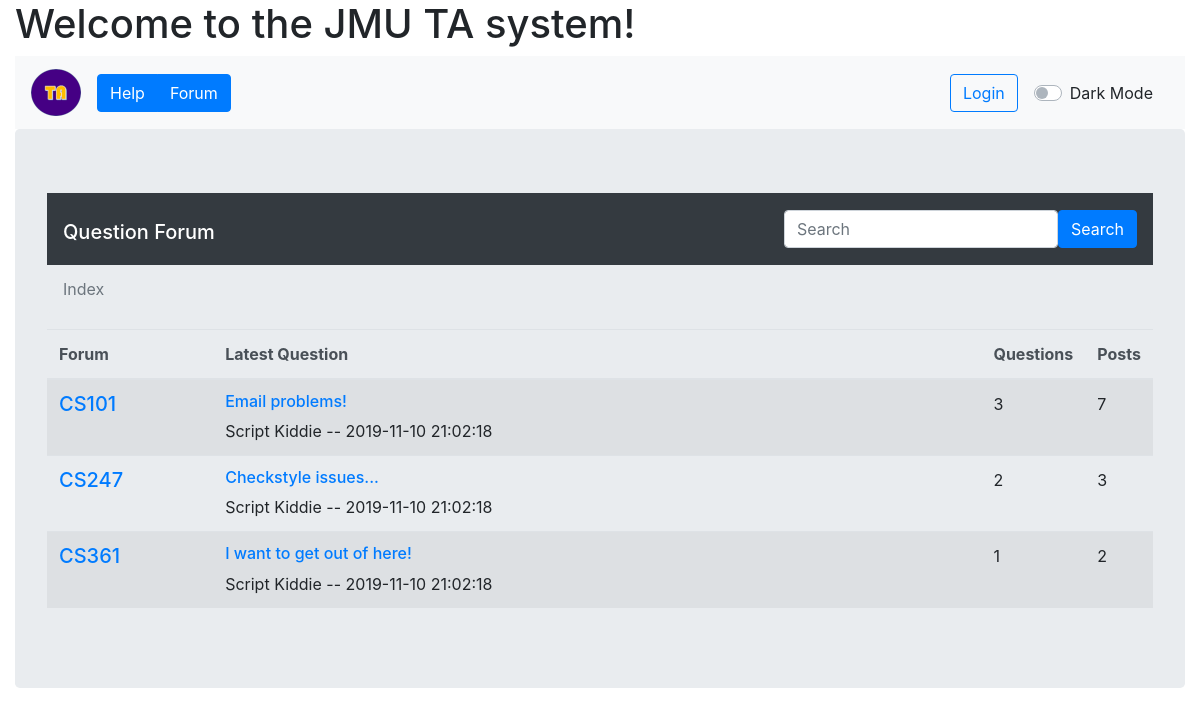
/forum.php, run on the app's committed database.
### tables this page shows
CREATE TABLE classforum
(
  forumID INT NOT NULL AUTO_INCREMENT,
  className TEXT NOT NULL,
  CONSTRAINT ClassForum_ForumID_pk PRIMARY KEY (forumID)
);

CREATE TABLE question
(
  questionID INT NOT NULL AUTO_INCREMENT,
  forumID INT NOT NULL,
  title TEXT NOT NULL,
  details TEXT NOT NULL,
  asked DATETIME NOT NULL DEFAULT NOW(),
  author TEXT,
  CONSTRAINT Question_questionID_pk PRIMARY KEY (questionID),
  CONSTRAINT Question_forumID_fk FOREIGN KEY (forumID) REFERENCES classforum (forumID)
);

### php/forum_index.php (the view, shortened to what this page needs)
<table id="forum_index" class="table table-striped table-responsive">
<thead class="thead-light">
    <tr>
        <th class="col-sm-2">Forum</th>
        <th class="col">Latest Question</th>
        <th class="col">Questions</th>
        <th class="col">Posts</th>
    </tr>
</thead>
<tbody>
    <?php
    $connection = OpenCon();
    $classQuery = "SELECT * FROM classforum";
    $forums = array();
    if ($result = $connection->query($classQuery)) {
        while($item = $result->fetch_assoc()) {
            $forums[] = $item;
        }
    }
    $lastAskedQuery = "SELECT CF.forumID, questionID, title, details, asked, author FROM classforum CF LEFT JOIN question Q1 ON CF.forumID = Q1.forumID WHERE questionID = (SELECT MAX(Q2.questionID) FROM question Q2 WHERE Q1.forumID = Q2.forumID) GROUP BY CF.forumID";
    $questions = array();
    if ($result = $connection->query($lastAskedQuery)) {
        while($item = $result->fetch_assoc()) {
            $questions[] = $item;
        }
    }
    $qNumQuery = "SELECT forumID, COUNT(questionID) AS \"numQuestions\" FROM question GROUP BY forumID";
    $questionNum = array();
    if ($result = $connection->query($qNumQuery)) {
        while($item = $result->fetch_assoc()) {
            $questionNum[] = $item;
        }
    }
    $pNumQuery = "SELECT forumID, COUNT(answer.answerID) + COUNT(DISTINCT question.questionID) AS \"numPosts\" FROM question LEFT JOIN answer ON question.questionID = answer.questionID GROUP BY forumID";
    $postNum = array();
    if ($result = $connection->query($pNumQuery)) {
        while($item = $result->fetch_assoc()) {
            $postNum[] = $item;
        }
    }
    for ($x = 0; $x < count($forums); $x++) {
        $forumID = $forums[$x]['forumID'];
        $className = $forums[$x]['className'];
        $qTitle = $questions[$x]['title'];
        $author = $questions[$x]['author'];
        $asked = $questions[$x]['asked'];
        $numOfQ = $questionNum[$x]['numQuestions'];
        $numOfP = $postNum[$x]['numPosts'];
        echo("<tr id=\"".$forumID."\">");
        echo("<td><h3 class=\"h5\"><a class=\"class_anchor\" href=\"#0\">".$className."</a></h3></td>");
        echo("<td><div><h4 class=\"h6\">".$qTitle."</h4>".$author." -- ".$asked."</div></td>");
        echo("<td><div>".$numOfQ."</div></td>");
        echo("<td><div>".$numOfP."</div></td>");
        echo("</tr>");
    }
    ?>
</tbody>
</table>

### css/dark-mode.css (style rules this page uses)
[data-theme="dark"] h1, h2, h3, h4, h5, h6 { color: #007bff; }

### data on the page
classforum: className "CS101"
question: title "Email problems!", author "Script Kiddie", asked "2019-11-10 21:02:18"
classforum: className "CS247"
question: title "Checkstyle issues...", author "Script Kiddie", asked "2019-11-10 21:02:18"
classforum: className "CS361"
question: title "I want to get out of here!", author "Script Kiddie", asked "2019-11-10 21:02:18"

### other printed values
$numOfQ "3"
$numOfP "7"
$numOfQ "2"
$numOfP "3"
$numOfQ "1"
$numOfP "2"
